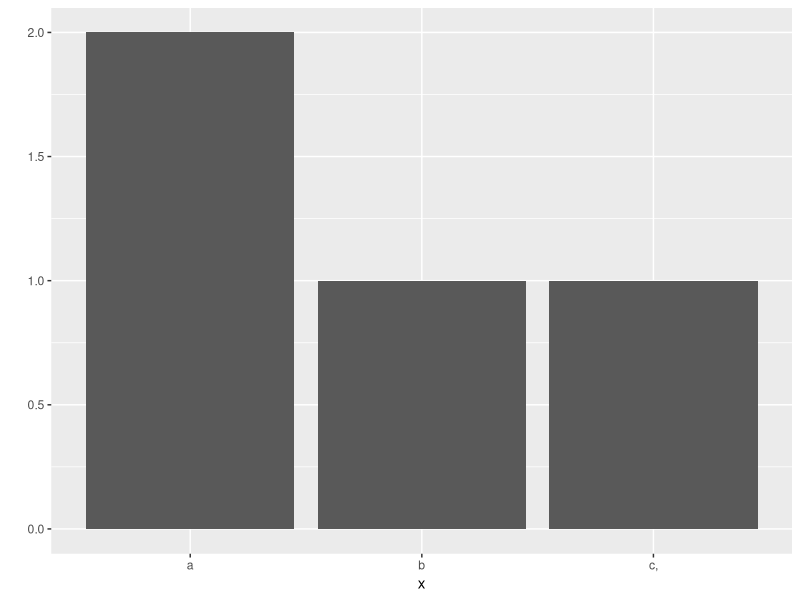

This figure's R source:
#함수
#코드를 미리 작성해 두었다가 필요할 때 가져다 사용할 수 있는 개념
# 이번 예제에서는 제공되는 함수를 이용하여 사용 방법만 살펴봄
# 함수이름 (값들)

# 벡터 만들기
x <- c(1, 2, 3)

#평균, 최대, 최소값 구하기
mean(x)
min(x)
max(x)
median(x)

#패키지 : 함수들의 묶음
#함수가 너무 맣으면 관리하기 어렵기 때문에 패키지라는 단위로 묶어서 관리합니다
# 패키지 설치 > 패키지 불러오기 > 함수 사용

#패키지를 설치
install.packages("ggplot2")
#패키지 로딩
library(ggplot2)
x <- c("a", "a", "b", "c,")
qplot(x)
